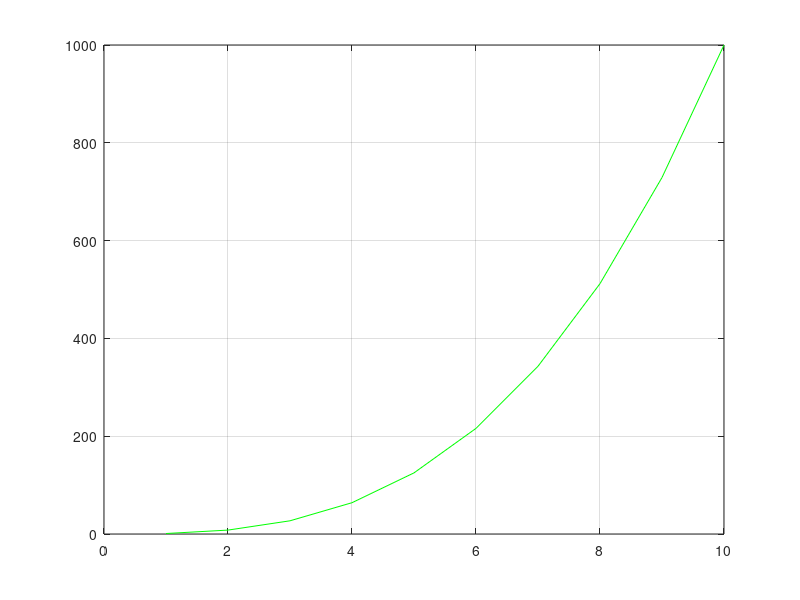

Here is the MATLAB script that generated this plot:
clearvars
clc

t = 10;
xAxis = (1:t);
yAxis = arrayfun(@(x) x.^3, xAxis);

figure('Name','First Plot!','NumberTitle','off');
plot(xAxis,yAxis,'green');
grid on;

